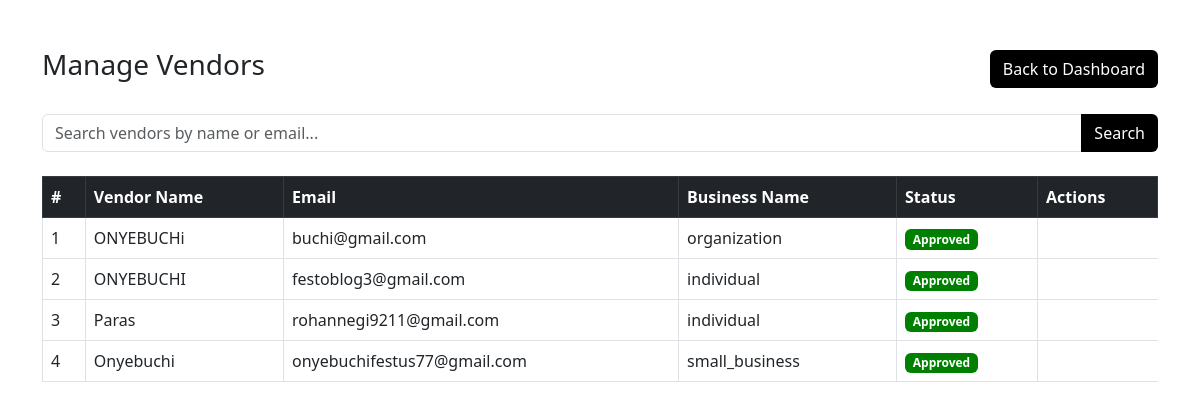
Before: /admix/vendor_management with the older database file.
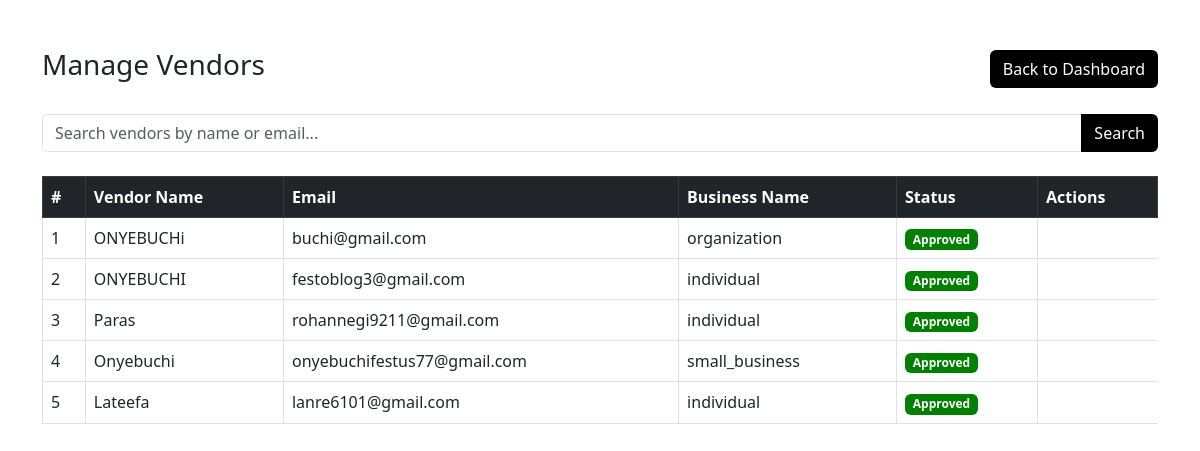
After: the same page with the newer database file.
### base/models.py (models this page shows, shortened)
class CustomUser(AbstractUser):
    phone_number = models.CharField(max_length=15, null=True, blank=True)
    business_name = models.CharField(max_length=255, null=True, blank=True)
    vendor_type = models.CharField(max_length=20, choices=[('individual', 'Individual'), ('small_business', 'Small Business'), ('organization', 'Organization')], null=True, blank=True)
    verification_code = models.CharField(max_length=6, blank=True, null=True)  # Store the verification code
    is_verified = models.BooleanField(default=False)
    is_agreed = models.BooleanField(default=False)
    is_vendor  = models.BooleanField(default=False)
    is_online = models.BooleanField(default=False)
    date_birth =models.DateField( null=True)
    role = models.CharField(max_length=10, choices=[('user', 'User'), ('vendor', 'Vendor')], default='user')

### Admin/views.py (the view)
# urls.py: path('vendor_management',views.vendor_management,name="vendor_management"),
def vendor_management(request):
    vendor = CustomUser.objects.filter(role='vendor')
    context = {
        'vendor':vendor
    }
    return render (request, 'admin/vendor_management.html',context)

### base/templates/admin/vendor_management.html (shortened to what this page needs)
<!DOCTYPE html>
<html lang="en">
<head>
    <link href="https://cdn.jsdelivr.net/npm/bootstrap@5.3.0-alpha1/dist/css/bootstrap.min.css" rel="stylesheet">
</head>
<body>
    <div class="container mt-5">
        <div class="d-flex justify-content-between align-items-center mb-4">
            <h1 class="h3">Manage Vendors</h1>
            <a href="{% url 'admix:dashboard' %}" class="btn btn-black">Back to Dashboard</a>
        </div>
        <div class="input-group mb-4">
            <input type="text" class="form-control" placeholder="Search vendors by name or email...">
            <button class="btn btn-black" type="button">Search</button>
        </div>
        <table class="table table-bordered table-hover">
            <thead class="table-dark">
                <tr>
                    <th>#</th>
                    <th>Vendor Name</th>
                    <th>Email</th>
                    <th>Business Name</th>
                    <th>Status</th>
                    <th>Actions</th>
                </tr>
            </thead>
            <tbody>
                {%  for vendor in vendor%}
                <tr>
                    <td>{{forloop.counter}}</td>
                    <td>{{vendor.first_name}}</td>
                    <td>{{vendor.email}}</td>
                    <td>{{vendor.vendor_type}}</td>
                    <td>
                        <span class="badge badge-approved">Approved</span>
                    {% endfor %}

Changed rows visible on the page:
now on this page (row edited): CustomUser: first_name "Lateefa", email "lanre6101@gmail.com", vendor_type "individual"
